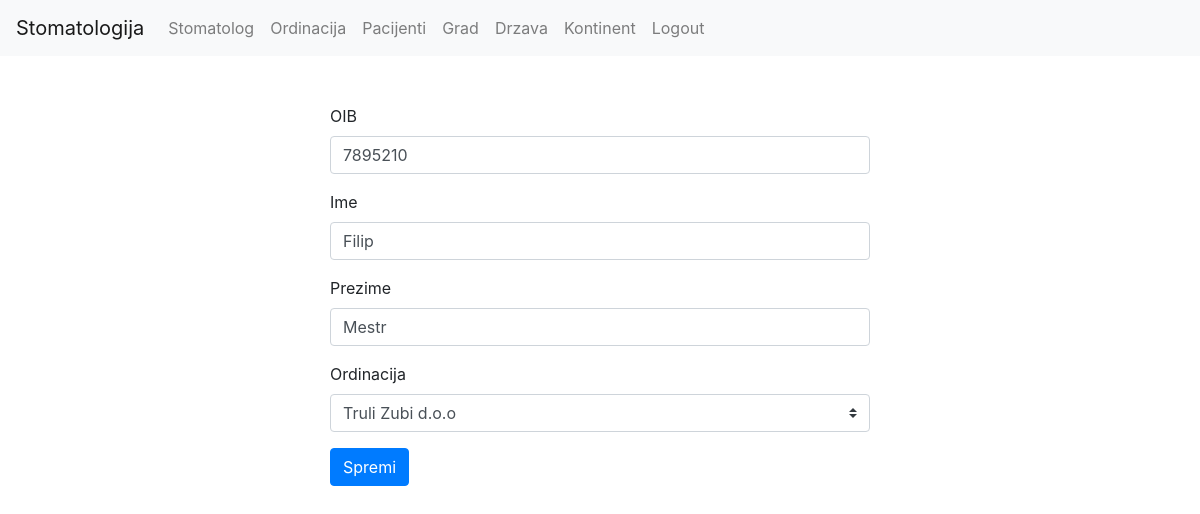
Screenshot of /stomatolog/form.php?id=19 with the database file from the repository.
### tables this page shows
CREATE TABLE `stomatolog` (
  `id` int(11) NOT NULL,
  `oib` int(11) NOT NULL,
  `first_name` varchar(255) NOT NULL,
  `last_name` varchar(255) NOT NULL,
  `ordination_id` int(11) NOT NULL
);

CREATE TABLE `ordinacija` (
  `id` int(11) NOT NULL,
  `ordination_name` varchar(255) NOT NULL,
  `city_id` int(11) NOT NULL
);

### stomatolog/form.php (the view, shortened to what this page needs)
<?php
require('../util/db.php');
require('../frontend/header.php');
require('../frontend/footer.php');
$isEditing = isset($_GET['id']);
$stmt = $db->query('SELECT * FROM ordinacija');
$ordinations = $stmt->fetchAll();
if($isEditing) {
	$id = $_GET['id'];
	$sql = 'SELECT * FROM stomatolog WHERE id = :id';
	$stmt = $db->prepare($sql);
	$stmt->execute(['id' => $id]);
	$stomatolog = $stmt->fetch();
}
echo $header;
?>
<div class="container">
	<div class="row">
		<div class="col-sm-6 mx-auto mt-5">
			<form action="/stomatologija/stomatolog/form.php" method="POST">
				<div class="form-group">
					<label for="oib">OIB</label>
					<input value="<?= @$stomatolog['oib'] ?>" name="oib" type="text" class="form-control" id="oib" placeholder="123456789">
				</div>
				<div class="form-group">
					<label for="first_name">Ime</label>
					<input value="<?= @$stomatolog['first_name'] ?>" name="first_name" type="text" class="form-control" id="first_name" placeholder="Ime">
				</div>
				<div class="form-group">
					<label for="last_name">Prezime</label>
					<input value="<?= @$stomatolog['last_name'] ?>" name="last_name" type="text" class="form-control" id="last_name" placeholder="Prezime">
				</div>
				<div class="form-group">
					<label for="name">Ordinacija</label>
					<select name="ordination_id" class="custom-select">
					<?php foreach($ordinations as $ordination) { ?>
						<option value="<?php echo $ordination['id']; ?>"
							<?php if(isset($stomatolog) && $ordination['id'] == $stomatolog['ordination_id']) echo 'selected';  ?>>
						<?php echo $ordination['ordination_name']; ?>
						</option>
					<?php } ?>
					</select>
				</div>
				<button type="submit" class="btn btn-primary">Spremi</button>
			</form>
		</div>
	</div>
</div>
<?php
echo $footer;
?>

### rows the page displays
stomatolog: oib "7895210", first_name "Filip", last_name "Mestr", ordination_id "Truli Zubi d.o.o"
